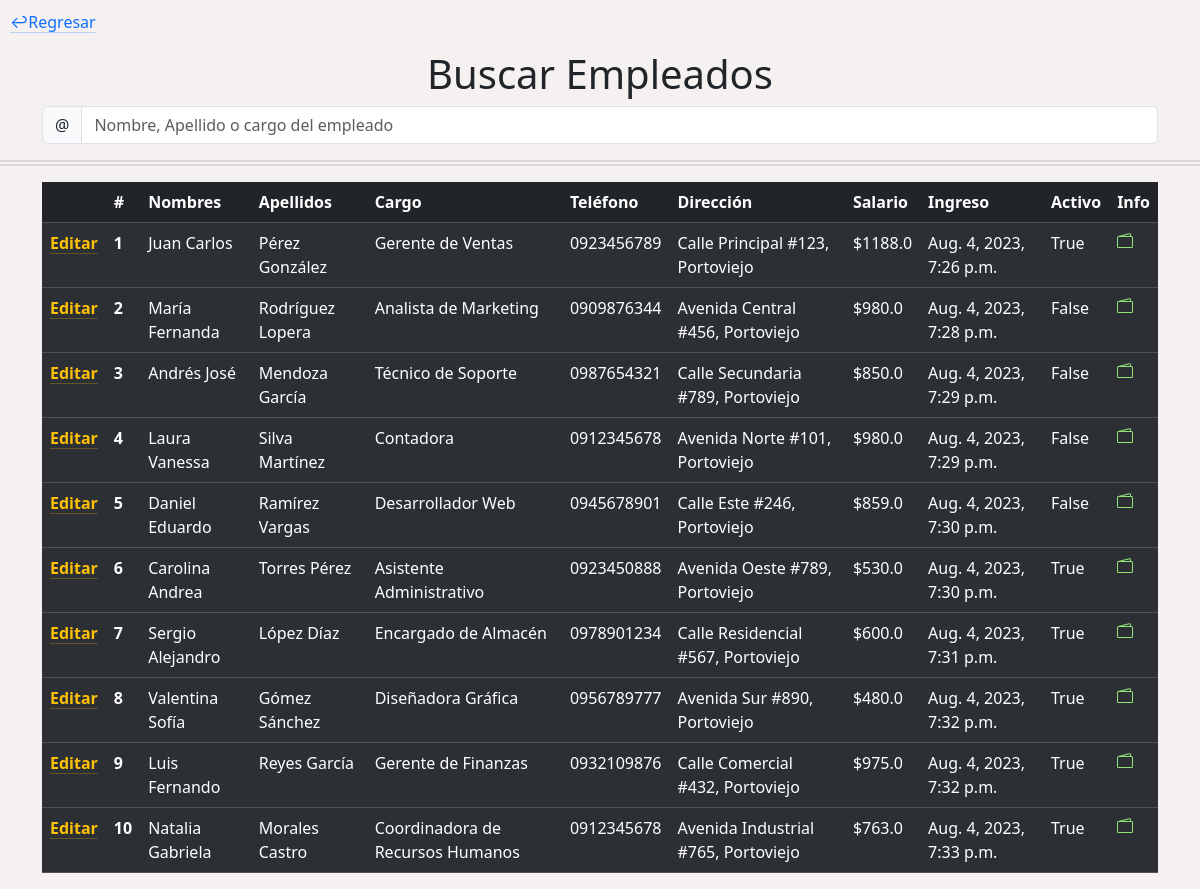
The page /administracion/empleados/ (signed in) on the database as committed earlier.
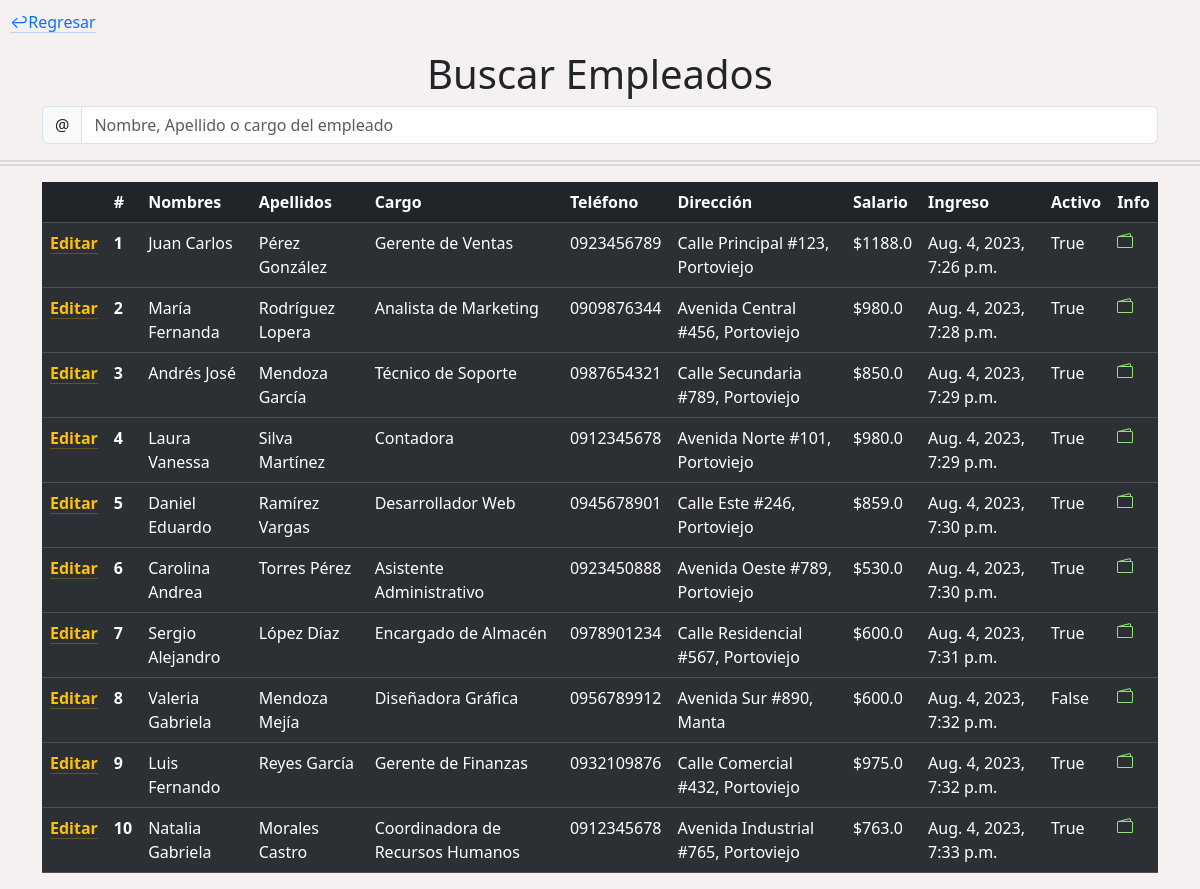
The same page on the database as committed later.
### SySdjango/Administracion/models.py (models this page shows, shortened)
class Empleado(models.Model):
    nombres = models.CharField(max_length=30)
    apellidos = models.CharField(max_length=30)
    cargo = models.CharField(max_length=100)
    telefono = models.CharField(max_length=20)
    direccion = models.CharField(max_length=200)
    fecha_ingreso = models.DateTimeField(auto_now_add=True)
    salario = models.FloatField()
    en_servicio = models.BooleanField(default=True)
    administrador = models.ForeignKey(User, on_delete=models.CASCADE)

### SySdjango/Administracion/views.py (the view)
# urls.py: path('administracion/empleados/', views.empleados, name='EMPLEADOS'),
def empleados(request):
    idAdministrador = request.user.id
    empleados = Empleado.objects.filter(administrador=idAdministrador)
    return render(request, '01-empleados.html', {'empleados':empleados})

### templates/admTemplates/01-empleados.html (shortened to what this page needs)
{% load static %}
<!DOCTYPE html>
<html lang="en">
<head>
  <link href="https://cdn.jsdelivr.net/npm/bootstrap@5.3.1/dist/css/bootstrap.min.css" rel="stylesheet"
>
  <link rel="stylesheet" href='{% static "cssCustom/administracion.css" %}'>
</head>
<body>
  <p class="regresar"><a href="#" id="botonRegresar" class="link-primary link-offset-2 link-underline-opacity-25 link-underline-opacity-100-hover">&#8617;Regresar</a></p>
  <div class="container" id="containerBuscador">
    <h1>Buscar Empleados</h1>
    <form id="search-form">
      <div class="input-group flex-nowrap">
        <span class="input-group-text" id="addon-wrapping">@</span>
        <input id="search-input" type="text" class="form-control" placeholder="Nombre, Apellido o cargo del empleado"
          aria-label="Username" aria-describedby="addon-wrapping">
      </div>
    </form>
  </div>
  <hr class="separador">
  <div class="container">
    <table class="table table-dark table-striped">
      <thead>
        <tr>
          <th scope="col"></th>
          <th scope="col">#</th>
          <th scope="col">Nombres</th>
          <th scope="col">Apellidos</th>
          <th scope="col">Cargo</th>
          <th scope="col">Teléfono</th>
          <th scope="col">Dirección</th>
          <th scope="col">Salario</th>
          <th scope="col">Ingreso</th>
          <th scope="col">Activo</th>
          <th scope="col">Info</th>
        </tr>
      </thead>
      {% for empleado in empleados %}
      <tbody>
        <tr>
          <th><p><a href="{% url 'editarEmpleado' empleado.id %}"
              class="link-warning link-offset-2 link-underline-opacity-25 link-underline-opacity-100-hover">Editar</a></p> </th>
          <th scope="row">{{empleado.id}}</th>
          <td>{{empleado.nombres}}</td>
          <td>{{empleado.apellidos}}</td>
          <td>{{empleado.cargo}}</td>
          <td>{{empleado.telefono}}</td>
          <td>{{empleado.direccion}}</td>
          <td>${{empleado.salario}}</td>
          <td>{{empleado.fecha_ingreso}}</td>
          <td>{{empleado.en_servicio}}</td>
          <td>
            <a class="icon-link" href="#" style="color: #92e27a;">
            </a>
          </td>
        </tr>
      </tbody>
      {% endfor %}
    </table>
  </div>
</body>

### static/cssCustom/administracion.css (style rules this page uses)
body { background-color: #F6F1F1; }
#containerBuscador { text-align: center; }
.separador { border-top: 6px double #8c8b8b; }
.regresar { margin-top: 10px; margin-left: 10px; }

Rows that differ between the two databases and show on the page:
changed Empleado "María Fernanda": en_servicio "False" → "True"
changed Empleado "Andrés José": en_servicio "False" → "True"
changed Empleado "Laura Vanessa": en_servicio "False" → "True"
changed Empleado "Daniel Eduardo": en_servicio "False" → "True"
changed Empleado "Diseñadora Gráfica": nombres "Valentina Sofía" → "Valeria Gabriela"; apellidos "Gómez Sánchez" → "Mendoza Mejía"; telefono "0956789777" → "0956789912"; direccion "Avenida Sur #890, Portoviejo" → "Avenida Sur #890, Manta"; salario "480.0" → "600.0"; en_servicio "True" → "False"
